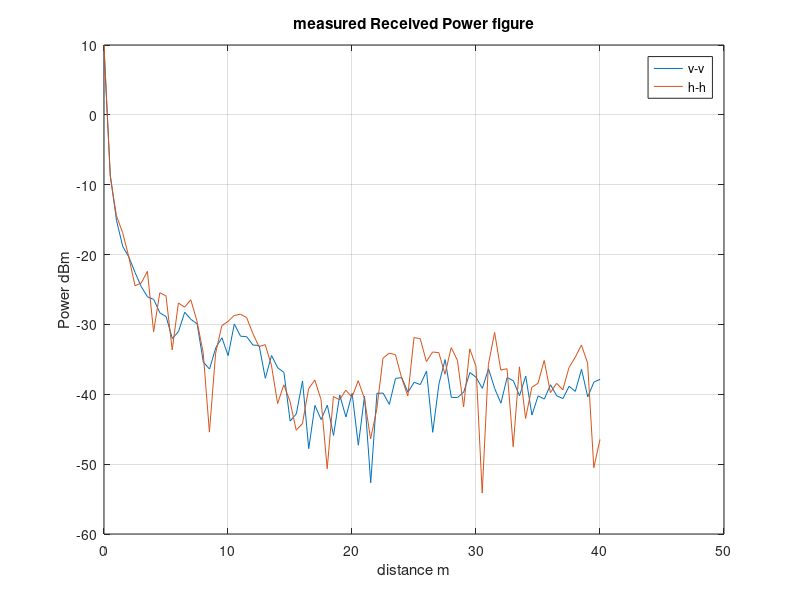

This figure's MATLAB source:
clear
clc

% measured data v-v
measured_data_v = [
1	9.24	9.2
51	-8.65	-8.75
101	-14.96	-15.3
151	-18.64	-19.01
201	-20.16	-20.58
251	-22.48	-22.69
301	-24.32	-24.89
351	-25.87	-26.23
401	-26.1	-26.74
451	-27.7	-29
501	-28.52	-29.23
551	-31.22	-32.84
601	-30.77	-31.24
651	-27.97	-28.54
701	-29.14	-29.4
751	-29.52	-30.3
801	-35.2	-35.58
851	-36.2	-36.58
901	-33.22	-33.49
951	-31.04	-32.78
1001	-34.02	-34.9
1051	-29.69	-30.17
1101	-31.49	-31.88
1151	-31.64	-31.88
1201	-32.7	-33.2
1251	-32.2	-33.84
1301	-37.09	-38.33
1351	-34.32	-34.58
1401	-35.94	-36.48
1451	-36.7	-37.04
1501	-43.43	-44.23
1551	-42.64	-42.96
1601	-37.74	-38.44
1651	-47.24	-48.32
1701	-41.33	-41.86
1751	-43.26	-43.97
1801	-40.11	-43.01
1851	-45.32	-46.47
1901	-39.7	-40.48
1951	-42.64	-43.87
2001	-39.43	-40.3
2051	-47.01	-47.56
2101	-39.84	-40.7
2151	-52.43	-52.9
2201	-39.7	-40.01
2251	-39.32	-40.34
2301	-41	-41.89
2351	-37.6	-37.85
2401	-37.43	-37.8
2451	-39.32	-40.09
2501	-38	-38.56
2551	-38.52	-38.7
2601	-36.51	-36.86
2651	-45.02	-45.87
2701	-38.46	-38.57
2751	-37.32	-32.74
2801	-40.34	-40.56
2851	-40.14	-40.79
2901	-39.62	-39.74
2951	-36.8	-36.96
3001	-37.43	-37.73
3051	-39.01	-39.29
3101	-36.29	-36.4
3151	-39.06	-39.32
3201	-41.03	-41.5
3251	-37.42	-37.76
3301	-37.89	-38.24
3351	-40.07	-40.34
3401	-37.27	-37.52
3451	-42.78	-43.17
3501	-39.89	-40.56
3551	-40.56	-40.8
3601	-38.5	-38.76
3651	-40.17	-40.28
3701	-40.4	-40.82
3751	-38.69	-39.02
3801	-39.27	-39.89
3851	-36.3	-36.54
3901	-40.23	-40.52
3951	-38.19	-38.32
4001	-37.73	-37.97
];

% convert cm into m
distance_v = measured_data_v(:,1)./100;

power_average_v = (measured_data_v(:,2) + measured_data_v(:,3))./2;


% measured data h_h
measured_data_h  = [
0	9.97	10
0.5	-8.82	-8.65
1	-14.56	-14.32
1.5	-17.01	-16.67
2	-20.43	-20.26
2.5	-24.81	-24.11
3	-24.3	-23.85
3.5	-22.49	-22.32
4	-31.68	-30.44
4.5	-25.62	-25.31
5	-26.29	-25.53
5.5	-34.07	-33.21
6	-27.28	-26.58
6.5	-27.68	-27.38
7	-26.65	-26.28
7.5	-29.72	-29.38
8	-34.28	-33.82
8.5	-46.02	-44.82
9	-34.45	-33.82
9.5	-30.28	-30.1
10	-29.78	-29.36
10.5	-28.93	-28.52
11	-28.89	-28.18
11.5	-29.21	-28.81
12	-31.46	-31.11
12.5	-33.36	-33.02
13	-33.16	-32.62
13.5	-36.11	-35.54
14	-42.03	-40.62
14.5	-38.86	-38.42
15	-42.05	-39.96
15.5	-46.12	-44.17
16	-47.38	-41.01
16.5	-39.86	-38.56
17	-38.26	-37.65
17.5	-41.28	-40.21
18	-51.68	-49.62
18.5	-40.68	-39.96
19	-41.08	-40.49
19.5	-39.86	-38.96
20	-40.98	-39.85
20.5	-38.35	-37.76
21	-41.29	-39.87
21.5	-47.54	-45.23
22	-42.97	-41.23
22.5	-35.06	-34.6
23	-34.3	-33.95
23.5	-34.67	-33.95
24	-38.08	-37.2
24.5	-40.38	-40.1
25	-32.38	-31.4
25.5	-32.28	-31.8
26	-35.68	-34.97
26.5	-34.78	-33.12
27	-34.26	-33.8
27.5	-37.64	-36.62
28	-33.48	-33.16
28.5	-35.36	-34.9
29	-42.25	-41.37
29.5	-33.69	-33.31
30	-36.35	-35.67
30.5	-54.82	-53.46
31	-36.02	-35.41
31.5	-31.33	-30.97
32	-36.97	-36.12
32.5	-36.52	-36.15
33	-48.06	-46.95
33.5	-36.42	-35.72
34	-43.96	-42.96
34.5	-39.34	-38.66
35	-38.89	-37.96
35.5	-35.44	-34.87
36	-40	-39.51
36.5	-38.85	-38.02
37	-40.07	-38.65
37.5	-36.39	-35.96
38	-34.84	-34.58
38.5	-33.16	-32.72
39	-36.05	-35.02
39.5	-51.05	-49.97
40	-47.68	-45.25

];

distance_h  = measured_data_h (:,1);

power_average_h  = (measured_data_h (:,2)+measured_data_h(:,3))./2;

figure(1)
plot(distance_v, power_average_v)
title('measured Received Power figure')
xlabel('distance m')
ylabel('Power dBm')
hold on
plot(distance_h , power_average_h )
legend('v-v','h-h')
grid on